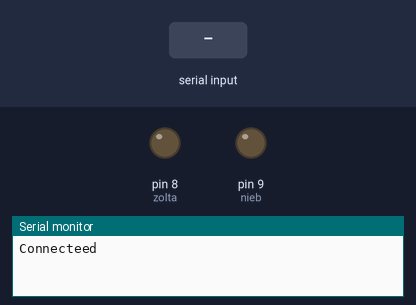
Simulated run of this sketch. Board: Arduino Uno, built with avr-gcc and run on an emulated ATmega328P. Shown: output pins drawn as LEDs (lit = HIGH), the last lines printed to the serial monitor. Inputs (shaded band) come from the test bench.

Above: at 1.2 s.
1.3 s: "zolta\n" received over Serial
At 1.7 s:
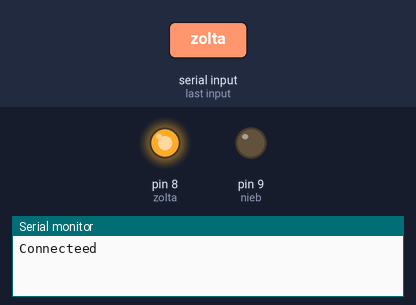
3.8 s: "niebieska\n" received over Serial
At 4.6 s:
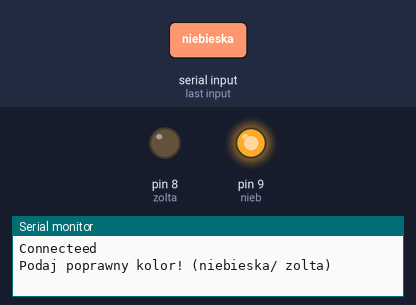
Timing chart, 0 to 6.8 s (numbered marks = the images above; inputs shaded):
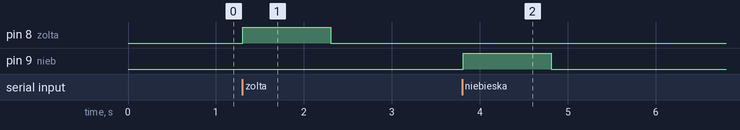

The sketch:

Transmisja.ino
```cpp
#define zolta 8
#define nieb 9
String odebraneDane ="";

void setup() {
  // put your setup code here, to run once:
  Serial.begin(9600);
  Serial.println("Connecteed");
  pinMode(zolta, OUTPUT);
  pinMode(nieb, OUTPUT);

  digitalWrite(zolta, LOW);
  digitalWrite(nieb, LOW);
}

void loop() {
  // put your main code here, to run repeatedly:
  if (Serial.available() > 0) {
    odebraneDane = Serial.readStringUntil('\n');

    if (odebraneDane == "zolta") {
      digitalWrite(zolta, HIGH);
      delay(1000);
      digitalWrite(zolta, LOW);
    }

    if (odebraneDane == "niebieska") {
      digitalWrite(nieb, HIGH);
      delay(1000);
      digitalWrite(nieb, LOW);
    } else {
      Serial.println("Podaj poprawny kolor! (niebieska/ zolta)");
    }

  }
}
```

Measured:
- after the input at 1.3 s, pin 8 (zolta): LOW → HIGH at once, → LOW 1.0 s later
- after the input at 3.8 s, pin 9 (nieb): LOW → HIGH at once, → LOW 1.0 s later
